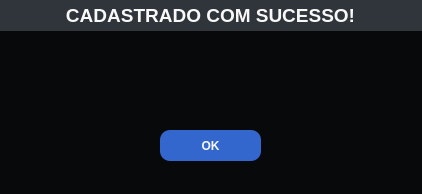
<?xml version="1.0" encoding="UTF-8"?>
<ui version="4.0">
 <class>MainWindow</class>
 <widget class="QMainWindow" name="MainWindow">
  <property name="geometry">
   <rect>
    <x>0</x>
    <y>0</y>
    <width>422</width>
    <height>194</height>
   </rect>
  </property>
  <property name="minimumSize">
   <size>
    <width>422</width>
    <height>194</height>
   </size>
  </property>
  <property name="maximumSize">
   <size>
    <width>422</width>
    <height>194</height>
   </size>
  </property>
  <property name="windowTitle">
   <string>Mensagem</string>
  </property>
  <property name="styleSheet">
   <string notr="true">background-color:#08090B;
</string>
  </property>
  <widget class="QWidget" name="centralwidget">
   <widget class="QLabel" name="label">
    <property name="geometry">
     <rect>
      <x>-10</x>
      <y>0</y>
      <width>441</width>
      <height>31</height>
     </rect>
    </property>
    <property name="styleSheet">
     <string notr="true">background-color:#30353B;
color:#F8F8F8;</string>
    </property>
    <property name="frameShape">
     <enum>QFrame::NoFrame</enum>
    </property>
    <property name="text">
     <string>&lt;html&gt;&lt;head/&gt;&lt;body&gt;&lt;p align=&quot;center&quot;&gt;&lt;span style=&quot; font-size:14pt; font-weight:600;&quot;&gt;CADASTRADO COM SUCESSO!&lt;/span&gt;&lt;/p&gt;&lt;/body&gt;&lt;/html&gt;</string>
    </property>
   </widget>
   <widget class="QLabel" name="label_2">
    <property name="geometry">
     <rect>
      <x>180</x>
      <y>60</y>
      <width>61</width>
      <height>51</height>
     </rect>
    </property>
    <property name="text">
     <string/>
    </property>
    <property name="pixmap">
     <pixmap>user-check.svg</pixmap>
    </property>
    <property name="scaledContents">
     <bool>true</bool>
    </property>
   </widget>
   <widget class="QPushButton" name="pushButton">
    <property name="geometry">
     <rect>
      <x>160</x>
      <y>130</y>
      <width>101</width>
      <height>31</height>
     </rect>
    </property>
    <property name="font">
     <font>
      <weight>75</weight>
      <bold>true</bold>
     </font>
    </property>
    <property name="cursor">
     <cursorShape>PointingHandCursor</cursorShape>
    </property>
    <property name="styleSheet">
     <string notr="true">color:#F8F8F8;
background-color: #3367CD;
border-radius: 10px;
</string>
    </property>
    <property name="text">
     <string>OK</string>
    </property>
   </widget>
  </widget>
 </widget>
 <resources/>
 <connections/>
</ui>
